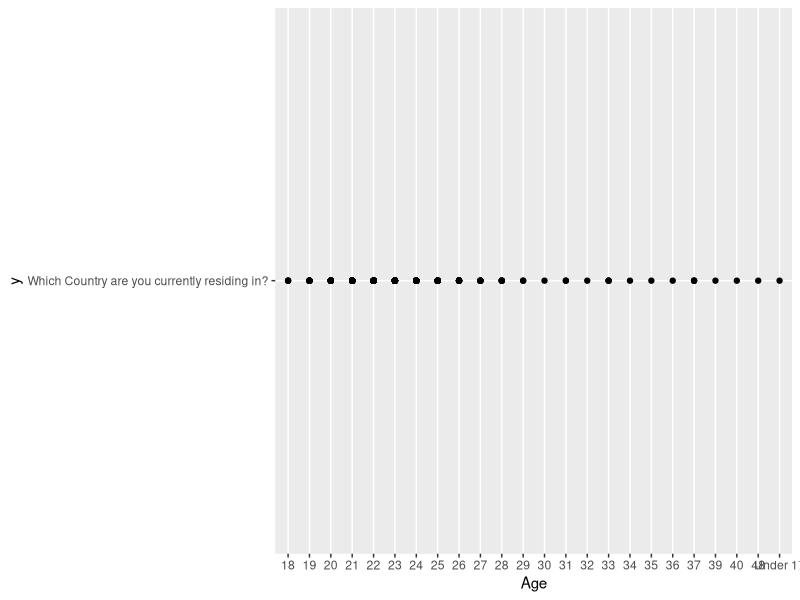

This chart was generated by the following R code:
## ---- chunk 1
knitr::opts_chunk$set(echo = TRUE)
## ---- chunk 2

require(tidyverse)
require(ggplot2)
## ---- chunk 3

course_data <- read_csv("Data/Data - DS C1 Course.csv")

## ---- chunk 4
summary(course_data)


## ---- chunk 5
colnames(course_data)



## ---- chunk 6
is.na(course_data)


## ---- chunk 7

ggplot(course_data, aes(Age, "Which Country are you currently residing in?"))+
  geom_point()
  


